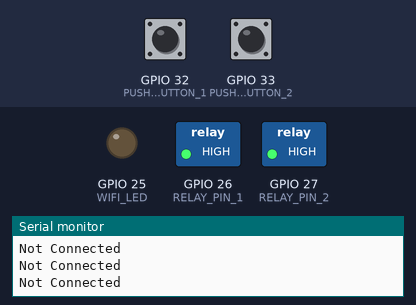
This sketch was run on a simulated ESP32. Shown: switched loads named in the sketch (green lamp = pin HIGH), output pins drawn as LEDs (lit = HIGH), the last lines printed to the serial monitor. Dashed ring = blinking. The test bench sets the inputs (shaded band); at power-on: GPIO 32 (PUSH_BUTTON_1) HIGH, GPIO 33 (PUSH_BUTTON_2) HIGH. WiFi joins after 1.5 s; servers stay silent unless stated.

Above: at 1.2 s.
1.3 s: GPIO 32 (PUSH_BUTTON_1) pulled LOW for 1 s
At 3.3 s:
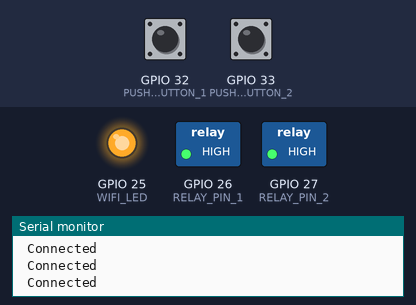
4.5 s: GPIO 33 (PUSH_BUTTON_2) pulled LOW for 3.2 s
At 4.6 s:
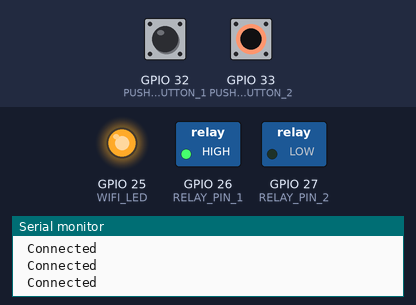
9.2 s: GPIO 32 (PUSH_BUTTON_1) pulled LOW for 0.15 s
At 10.2 s:
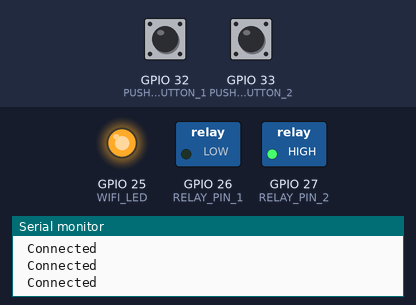
10.8 s: GPIO 33 (PUSH_BUTTON_2) pulled LOW for 0.15 s
At 11.8 s:
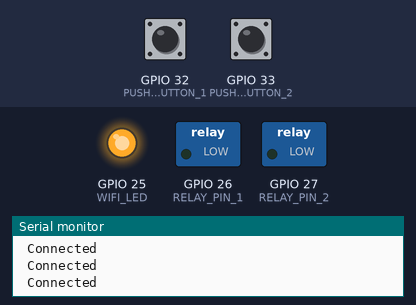
12.4 s: GPIO 33 (PUSH_BUTTON_2) pulled LOW for 1 s
At 12.5 s:
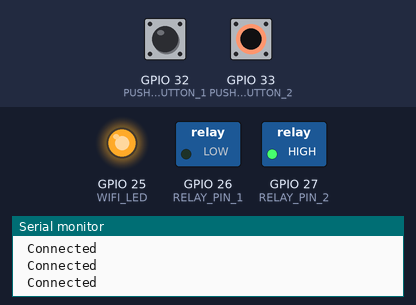
14.9 s: GPIO 32 (PUSH_BUTTON_1) pulsed LOW 2 times (0.12 s each, 0.3 s apart)
At 15.9 s:
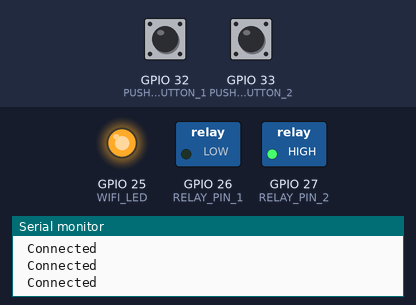
Timing chart, 0 to 17.9 s (numbered marks = the images above; inputs shaded):
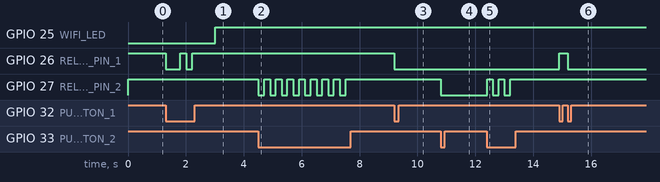

Measured:
- after the input at 1.3 s, GPIO 26 (RELAY_PIN_1): HIGH → LOW at once, → HIGH 0.50 s later, → LOW 0.20 s later, → HIGH 0.20 s later
- after the input at 4.5 s, GPIO 27 (RELAY_PIN_2): alternates HIGH for 0.20 s and LOW for 0.20 s, 16 changes in all, then stays HIGH, starting at once
- after the input at 9.2 s, GPIO 26 (RELAY_PIN_1): HIGH → LOW at once
- after the input at 10.8 s, GPIO 27 (RELAY_PIN_2): HIGH → LOW at once
- after the input at 12.4 s, GPIO 27 (RELAY_PIN_2): alternates HIGH for 0.20 s and LOW for 0.20 s, 5 changes in all, then stays HIGH, starting at once
- after the input at 14.9 s, GPIO 26 (RELAY_PIN_1): LOW → HIGH at once, → LOW 0.30 s later

The sketch:

HomeAutomation.ino
```cpp
#include <WiFi.h>
#include <WiFiClient.h>
#include <BlynkSimpleEsp32.h>

BlynkTimer timer;

int toggleState_1 = 1;
int pushButton1State = HIGH;

int toggleState_2 = 1;
int pushButton2State = HIGH;

int wifiFlag = 0;

#define AUTH "Authentication code"                 // You should get Auth Token in the Blynk App.
#define WIFI_SSID "WIfi name/Ssid"             //Enter Wifi Name
#define WIFI_PASS "Wifipassword"         //Enter wifi Password

#define RELAY_PIN_1      26   //D26
#define RELAY_PIN_2      27   //D27
#define WIFI_LED         25   //D25

#define PUSH_BUTTON_1    32   //D32
#define PUSH_BUTTON_2    33   //D33

#define VPIN_BUTTON_1    V1
#define VPIN_BUTTON_2    V2

void relayOnOff(int relay){

    switch(relay){
      case 1:
             if(toggleState_1 == 0){
              digitalWrite(RELAY_PIN_1, HIGH); // turn on relay 1
              toggleState_1 = 1;
              }
             else{
              digitalWrite(RELAY_PIN_1, LOW); // turn off relay 1
              toggleState_1 = 0;
              }
             delay(200);
      break;
      case 2:
             if(toggleState_2 == 0){
              digitalWrite(RELAY_PIN_2, HIGH); // turn on relay 2
              toggleState_2 = 1;
              }
             else{
              digitalWrite(RELAY_PIN_2, LOW); // turn off relay 2
              toggleState_2 = 0;
              }
             delay(200);
      break;
      default : break;
      }
}

BLYNK_CONNECTED() {
  // Request the latest state from the server
  Blynk.syncVirtual(VPIN_BUTTON_1);
  Blynk.syncVirtual(VPIN_BUTTON_2);
}

// When App button is pushed - switch the state

BLYNK_WRITE(VPIN_BUTTON_1) {
  toggleState_1 = param.asInt();
  digitalWrite(RELAY_PIN_1, toggleState_1);
}

BLYNK_WRITE(VPIN_BUTTON_2) {
  toggleState_2 = param.asInt();
  digitalWrite(RELAY_PIN_2, toggleState_2);
}

void with_internet(){
  if (digitalRead(PUSH_BUTTON_1) == LOW) {
      relayOnOff(1);
      // Update Button Widget
      Blynk.virtualWrite(VPIN_BUTTON_1, toggleState_1);
    }
  if (digitalRead(PUSH_BUTTON_2) == LOW) {
      relayOnOff(2);
      // Update Button Widget
      Blynk.virtualWrite(VPIN_BUTTON_2, toggleState_2);
    }
}
void without_internet(){
  if (digitalRead(PUSH_BUTTON_1) == LOW) {
      relayOnOff(1);
    }
  if (digitalRead(PUSH_BUTTON_2) == LOW) {
      relayOnOff(2);
    }
}

void checkBlynkStatus() { // called every 3 seconds by SimpleTimer

  bool isconnected = Blynk.connected();
  if (isconnected == false) {
    wifiFlag = 1;
    digitalWrite(WIFI_LED, LOW);
  }
  if (isconnected == true) {
    wifiFlag = 0;
    digitalWrite(WIFI_LED, HIGH);
  }
}

void setup()
{
  Serial.begin(9600);

  pinMode(RELAY_PIN_1, OUTPUT);
  pinMode(PUSH_BUTTON_1, INPUT_PULLUP);
  digitalWrite(RELAY_PIN_1, toggleState_1);

  pinMode(RELAY_PIN_2, OUTPUT);
  pinMode(PUSH_BUTTON_2, INPUT_PULLUP);
  digitalWrite(RELAY_PIN_2, toggleState_2);

  pinMode(WIFI_LED, OUTPUT);

  WiFi.begin(WIFI_SSID, WIFI_PASS);
  timer.setInterval(3000L, checkBlynkStatus); // check if Blynk server is connected every 3 seconds
  Blynk.config(AUTH);
}

void loop()
{
  if (WiFi.status() != WL_CONNECTED)
  {
    Serial.println("Not Connected");
  }
  else
  {
    Serial.println(" Connected");
    Blynk.run();
  }

  timer.run(); // Initiates SimpleTimer
  if (wifiFlag == 0)
    with_internet();
  else
    without_internet();
}
```
